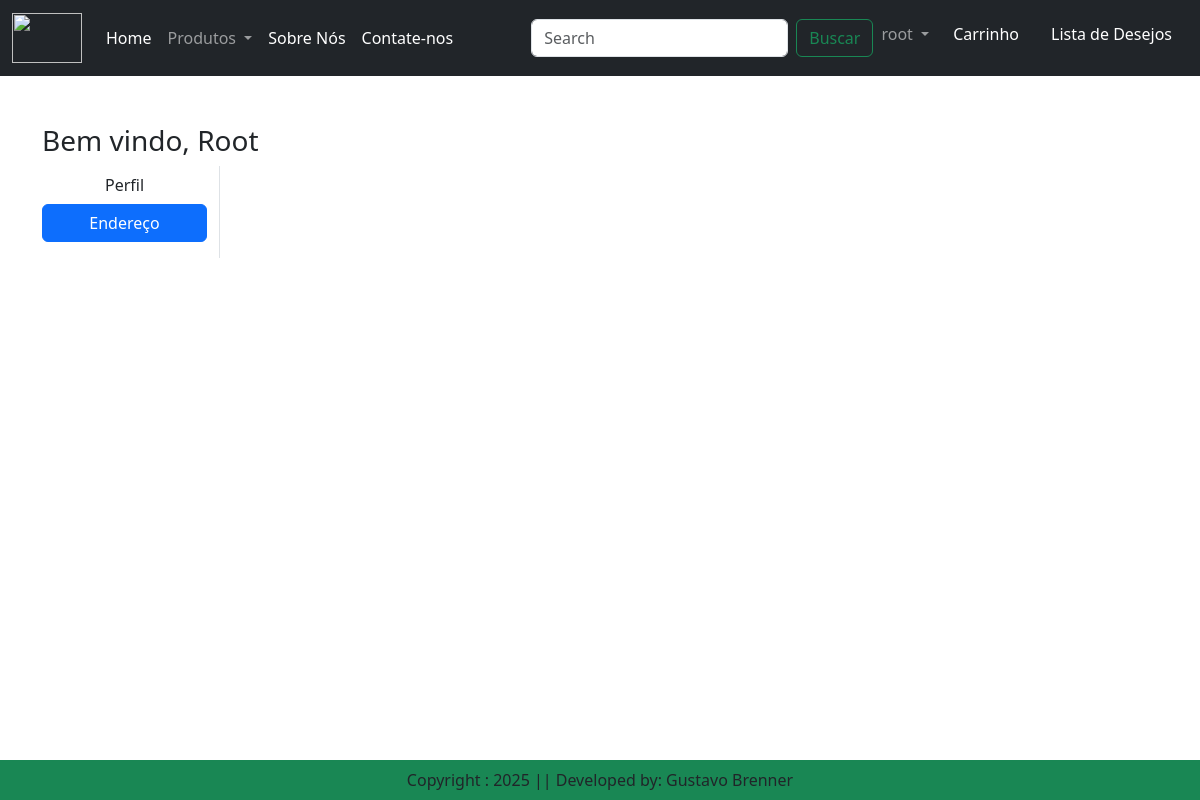
Page /address/ (signed in) on the earlier database version.
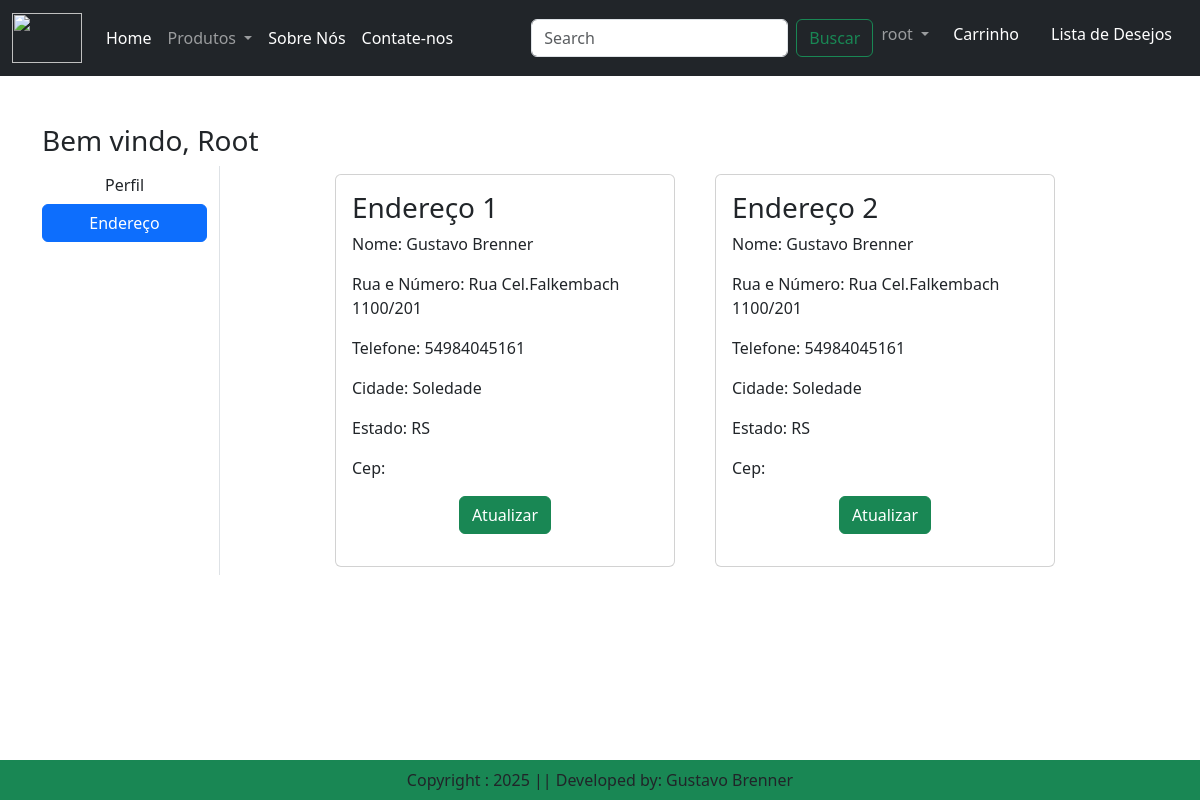
Same page on the later database version.
### app/models.py (models this page shows, shortened)
class Customer(models.Model):
    user = models.ForeignKey(User, on_delete = models.CASCADE)
    name = models.CharField(max_length = 200)
    locality = models.CharField(max_length=200)
    city = models.CharField(max_length= 50 )
    mobile = models.IntegerField(default=0)
    zipcode = models.IntegerField()
    state = models.CharField(choices=STATE_CHOICES, max_length= 100)

### app/views.py (the view)
# urls.py: path('address/', views.address, name= 'address'),
def address(request):
    add = Customer.objects.filter(user = request.user)
    return render(request, 'app/address.html', locals())

### app/templates/app/address.html (shortened to what this page needs)
{%extends 'app/base.html'%}
{%load static%}
{% block main-content %}
    <div class = "container my-5">
        <div class ="row">
            <h3>Bem vindo, <span class = "text-capitalize"> {{request.user}}</span></h3>
            <div class = "col-sm-2 border-end">
                <ul class = "list-unstyled">
                    <li class = "d-grid"><a href = "{%url 'profile'%}" class = "btn "> Perfil</a></li>
                    <li class = "d-grid"><a href = "{%url 'address'%}" class = "btn btn-primary"> Endereço</a></li>
                </ul>
            </div>
            <div class = "col-sm-8 offset-sm-1">
                <div class = "row">
                    {% for ad in add %}
                        <div class = "col-sm-6">
                            <div class = "card m-2">
                                <div class = "card-body">
                                    <h3>Endereço {{forloop.counter}}</h3>
                                    <p> Nome: {{ad.name}}</p>
                                    <p> Rua e Número: {{ad.locality}}</p>
                                    <p> Telefone: {{ad.mobile}}</p>
                                    <p> Cidade: {{ad.city}}</p>
                                    <p> Estado: {{ad.state}}</p>
                                    <p> Cep: {{ad.zpicode}}</p>
                                    <p class = "text-center" ><a href = "{%url 'updateAddress' pk=ad.id%}" type = "button" class = "btn btn-success">Atualizar</a></p>
                                </div>
                            </div>
                        </div>
                    {% endfor %}
                </div>
            </div>
        </div>
    </div>
{% endblock main-content %}

Differences in the rows shown:
added Customer: name "Gustavo Brenner", locality "Rua Cel.Falkembach 1100/201", mobile "54984045161", city "Soledade", state "RS"
added Customer: name "Gustavo Brenner", locality "Rua Cel.Falkembach 1100/201", mobile "54984045161", city "Soledade", state "RS"
